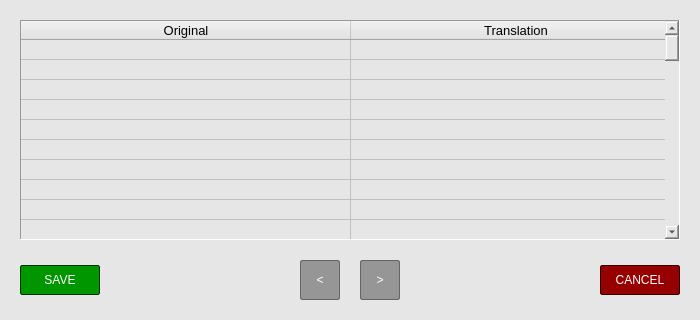
<?xml version="1.0" encoding="UTF-8"?>
<ui version="4.0">
 <class>TranslatingWindow</class>
 <widget class="QWidget" name="TranslatingWindow">
  <property name="geometry">
   <rect>
    <x>0</x>
    <y>0</y>
    <width>700</width>
    <height>320</height>
   </rect>
  </property>
  <property name="minimumSize">
   <size>
    <width>700</width>
    <height>320</height>
   </size>
  </property>
  <property name="windowTitle">
   <string>Translate</string>
  </property>
  <property name="styleSheet">
   <string notr="true">QWidget {
	background-color: rgb(230, 230, 230);
}
</string>
  </property>
  <layout class="QVBoxLayout" name="vLayout">
   <property name="spacing">
    <number>0</number>
   </property>
   <property name="leftMargin">
    <number>20</number>
   </property>
   <property name="topMargin">
    <number>20</number>
   </property>
   <property name="rightMargin">
    <number>20</number>
   </property>
   <property name="bottomMargin">
    <number>20</number>
   </property>
   <item>
    <widget class="QTableWidget" name="translateTable">
     <property name="sizePolicy">
      <sizepolicy hsizetype="Preferred" vsizetype="Expanding">
       <horstretch>0</horstretch>
       <verstretch>0</verstretch>
      </sizepolicy>
     </property>
     <property name="minimumSize">
      <size>
       <width>420</width>
       <height>100</height>
      </size>
     </property>
     <property name="frameShape">
      <enum>QFrame::Panel</enum>
     </property>
     <property name="frameShadow">
      <enum>QFrame::Sunken</enum>
     </property>
     <property name="lineWidth">
      <number>1</number>
     </property>
     <property name="horizontalScrollBarPolicy">
      <enum>Qt::ScrollBarAlwaysOff</enum>
     </property>
     <property name="sizeAdjustPolicy">
      <enum>QAbstractScrollArea::AdjustToContents</enum>
     </property>
     <property name="autoScroll">
      <bool>false</bool>
     </property>
     <property name="showDropIndicator" stdset="0">
      <bool>false</bool>
     </property>
     <property name="dragDropOverwriteMode">
      <bool>false</bool>
     </property>
     <property name="selectionMode">
      <enum>QAbstractItemView::NoSelection</enum>
     </property>
     <property name="textElideMode">
      <enum>Qt::ElideNone</enum>
     </property>
     <property name="cornerButtonEnabled">
      <bool>false</bool>
     </property>
     <property name="rowCount">
      <number>100</number>
     </property>
     <attribute name="horizontalHeaderCascadingSectionResizes">
      <bool>false</bool>
     </attribute>
     <attribute name="horizontalHeaderDefaultSectionSize">
      <number>330</number>
     </attribute>
     <attribute name="horizontalHeaderHighlightSections">
      <bool>false</bool>
     </attribute>
     <attribute name="horizontalHeaderMinimumSectionSize">
      <number>330</number>
     </attribute>
     <attribute name="horizontalHeaderShowSortIndicator" stdset="0">
      <bool>false</bool>
     </attribute>
     <attribute name="horizontalHeaderStretchLastSection">
      <bool>false</bool>
     </attribute>
     <attribute name="verticalHeaderVisible">
      <bool>false</bool>
     </attribute>
     <attribute name="verticalHeaderCascadingSectionResizes">
      <bool>false</bool>
     </attribute>
     <attribute name="verticalHeaderDefaultSectionSize">
      <number>20</number>
     </attribute>
     <attribute name="verticalHeaderHighlightSections">
      <bool>false</bool>
     </attribute>
     <attribute name="verticalHeaderMinimumSectionSize">
      <number>20</number>
     </attribute>
     <attribute name="verticalHeaderShowSortIndicator" stdset="0">
      <bool>false</bool>
     </attribute>
     <attribute name="verticalHeaderStretchLastSection">
      <bool>true</bool>
     </attribute>
     <row/>
     <row/>
     <row/>
     <row/>
     <row/>
     <row/>
     <row/>
     <row/>
     <row/>
     <row/>
     <row/>
     <row/>
     <row/>
     <row/>
     <row/>
     <row/>
     <row/>
     <row/>
     <row/>
     <row/>
     <row/>
     <row/>
     <row/>
     <row/>
     <row/>
     <row/>
     <row/>
     <row/>
     <row/>
     <row/>
     <row/>
     <row/>
     <row/>
     <row/>
     <row/>
     <row/>
     <row/>
     <row/>
     <row/>
     <row/>
     <row/>
     <row/>
     <row/>
     <row/>
     <row/>
     <row/>
     <row/>
     <row/>
     <row/>
     <row/>
     <row/>
     <row/>
     <row/>
     <row/>
     <row/>
     <row/>
     <row/>
     <row/>
     <row/>
     <row/>
     <row/>
     <row/>
     <row/>
     <row/>
     <row/>
     <row/>
     <row/>
     <row/>
     <row/>
     <row/>
     <row/>
     <row/>
     <row/>
     <row/>
     <row/>
     <row/>
     <row/>
     <row/>
     <row/>
     <row/>
     <row/>
     <row/>
     <row/>
     <row/>
     <row/>
     <row/>
     <row/>
     <row/>
     <row/>
     <row/>
     <row/>
     <row/>
     <row/>
     <row/>
     <row/>
     <row/>
     <row/>
     <row/>
     <row/>
     <row/>
     <column>
      <property name="text">
       <string>Original</string>
      </property>
      <property name="font">
       <font>
        <family>Arial</family>
        <pointsize>10</pointsize>
       </font>
      </property>
     </column>
     <column>
      <property name="text">
       <string>Translation</string>
      </property>
      <property name="font">
       <font>
        <family>Arial</family>
        <pointsize>10</pointsize>
       </font>
      </property>
     </column>
     <item row="0" column="0">
      <property name="text">
       <string/>
      </property>
      <property name="flags">
       <set>ItemIsSelectable|ItemIsEditable|ItemIsUserCheckable|ItemIsEnabled</set>
      </property>
     </item>
     <item row="0" column="1">
      <property name="text">
       <string/>
      </property>
      <property name="flags">
       <set>ItemIsSelectable|ItemIsEditable|ItemIsUserCheckable|ItemIsEnabled</set>
      </property>
     </item>
    </widget>
   </item>
   <item>
    <layout class="QHBoxLayout" name="hLayout">
     <property name="spacing">
      <number>0</number>
     </property>
     <property name="sizeConstraint">
      <enum>QLayout::SetDefaultConstraint</enum>
     </property>
     <property name="leftMargin">
      <number>0</number>
     </property>
     <property name="topMargin">
      <number>20</number>
     </property>
     <property name="rightMargin">
      <number>0</number>
     </property>
     <property name="bottomMargin">
      <number>0</number>
     </property>
     <item>
      <widget class="QPushButton" name="saveButton">
       <property name="enabled">
        <bool>true</bool>
       </property>
       <property name="sizePolicy">
        <sizepolicy hsizetype="Fixed" vsizetype="Fixed">
         <horstretch>0</horstretch>
         <verstretch>0</verstretch>
        </sizepolicy>
       </property>
       <property name="minimumSize">
        <size>
         <width>80</width>
         <height>30</height>
        </size>
       </property>
       <property name="maximumSize">
        <size>
         <width>80</width>
         <height>30</height>
        </size>
       </property>
       <property name="focusPolicy">
        <enum>Qt::TabFocus</enum>
       </property>
       <property name="styleSheet">
        <string notr="true">QPushButton {
	font: 75 12pt &quot;Liberation Sans&quot;;
	color: rgb(255, 255, 255);

	background-color: rgb(0, 150, 0);

	border: 1px solid  rgb(0, 50, 0);
	border-radius: 2px;
}

QPushButton:hover {
	background-color: rgb(0, 180, 0);
}

QPushButton:disabled {
	background-color: rgb(100, 150, 100);
}
</string>
       </property>
       <property name="text">
        <string>SAVE</string>
       </property>
      </widget>
     </item>
     <item>
      <spacer name="hSpacer1">
       <property name="orientation">
        <enum>Qt::Horizontal</enum>
       </property>
       <property name="sizeType">
        <enum>QSizePolicy::Expanding</enum>
       </property>
       <property name="sizeHint" stdset="0">
        <size>
         <width>0</width>
         <height>0</height>
        </size>
       </property>
      </spacer>
     </item>
     <item>
      <widget class="QPushButton" name="prevButton">
       <property name="sizePolicy">
        <sizepolicy hsizetype="Fixed" vsizetype="Fixed">
         <horstretch>0</horstretch>
         <verstretch>0</verstretch>
        </sizepolicy>
       </property>
       <property name="minimumSize">
        <size>
         <width>40</width>
         <height>40</height>
        </size>
       </property>
       <property name="maximumSize">
        <size>
         <width>40</width>
         <height>40</height>
        </size>
       </property>
       <property name="focusPolicy">
        <enum>Qt::TabFocus</enum>
       </property>
       <property name="styleSheet">
        <string notr="true">QPushButton {
	font: 75 12pt &quot;Liberation Sans&quot;;
	color: rgb(255, 255, 255);

	background-color: rgb(150, 150, 150);

	border: 1px solid  rgb(100, 100, 100);
	border-radius: 2px;
}

QPushButton:hover {
	background-color: rgb(160, 160, 160);
}

QPushButton:disabled {
	background-color: rgb(190, 190, 190);
}
</string>
       </property>
       <property name="text">
        <string>&lt;</string>
       </property>
      </widget>
     </item>
     <item>
      <spacer name="horizontalSpacer">
       <property name="orientation">
        <enum>Qt::Horizontal</enum>
       </property>
       <property name="sizeType">
        <enum>QSizePolicy::Fixed</enum>
       </property>
       <property name="sizeHint" stdset="0">
        <size>
         <width>20</width>
         <height>0</height>
        </size>
       </property>
      </spacer>
     </item>
     <item>
      <widget class="QPushButton" name="nextButton">
       <property name="sizePolicy">
        <sizepolicy hsizetype="Fixed" vsizetype="Fixed">
         <horstretch>0</horstretch>
         <verstretch>0</verstretch>
        </sizepolicy>
       </property>
       <property name="minimumSize">
        <size>
         <width>40</width>
         <height>40</height>
        </size>
       </property>
       <property name="maximumSize">
        <size>
         <width>40</width>
         <height>40</height>
        </size>
       </property>
       <property name="focusPolicy">
        <enum>Qt::TabFocus</enum>
       </property>
       <property name="styleSheet">
        <string notr="true">QPushButton {
	font: 75 12pt &quot;Liberation Sans&quot;;
	color: rgb(255, 255, 255);

	background-color: rgb(150, 150, 150);

	border: 1px solid  rgb(100, 100, 100);
	border-radius: 2px;
}

QPushButton:hover {
	background-color: rgb(160, 160, 160);
}

QPushButton:disabled {
	background-color: rgb(190, 190, 190);
}
</string>
       </property>
       <property name="text">
        <string>&gt;</string>
       </property>
       <property name="flat">
        <bool>false</bool>
       </property>
      </widget>
     </item>
     <item>
      <spacer name="hSpacer2">
       <property name="orientation">
        <enum>Qt::Horizontal</enum>
       </property>
       <property name="sizeType">
        <enum>QSizePolicy::Expanding</enum>
       </property>
       <property name="sizeHint" stdset="0">
        <size>
         <width>0</width>
         <height>0</height>
        </size>
       </property>
      </spacer>
     </item>
     <item>
      <widget class="QPushButton" name="cancelButton">
       <property name="enabled">
        <bool>true</bool>
       </property>
       <property name="sizePolicy">
        <sizepolicy hsizetype="Fixed" vsizetype="Fixed">
         <horstretch>0</horstretch>
         <verstretch>0</verstretch>
        </sizepolicy>
       </property>
       <property name="minimumSize">
        <size>
         <width>80</width>
         <height>30</height>
        </size>
       </property>
       <property name="maximumSize">
        <size>
         <width>80</width>
         <height>30</height>
        </size>
       </property>
       <property name="focusPolicy">
        <enum>Qt::TabFocus</enum>
       </property>
       <property name="styleSheet">
        <string notr="true">QPushButton {
	font: 75 12pt &quot;Liberation Sans&quot;;
	color: rgb(255, 255, 255);

	background-color: rgb(150, 0, 0);

	border: 1px solid  rgb(50, 0, 0);
	border-radius: 2px;
}

QPushButton:hover {
	background-color: rgb(180, 0, 0);
}

QPushButton:disabled {
	background-color: rgb(150, 100, 100);
}
</string>
       </property>
       <property name="text">
        <string>CANCEL</string>
       </property>
       <property name="flat">
        <bool>false</bool>
       </property>
      </widget>
     </item>
    </layout>
   </item>
  </layout>
 </widget>
 <resources/>
 <connections/>
</ui>
